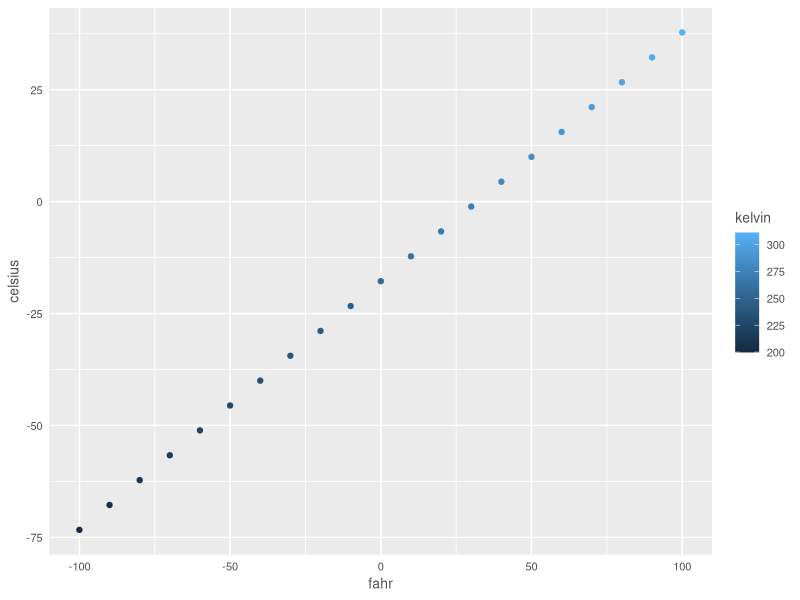
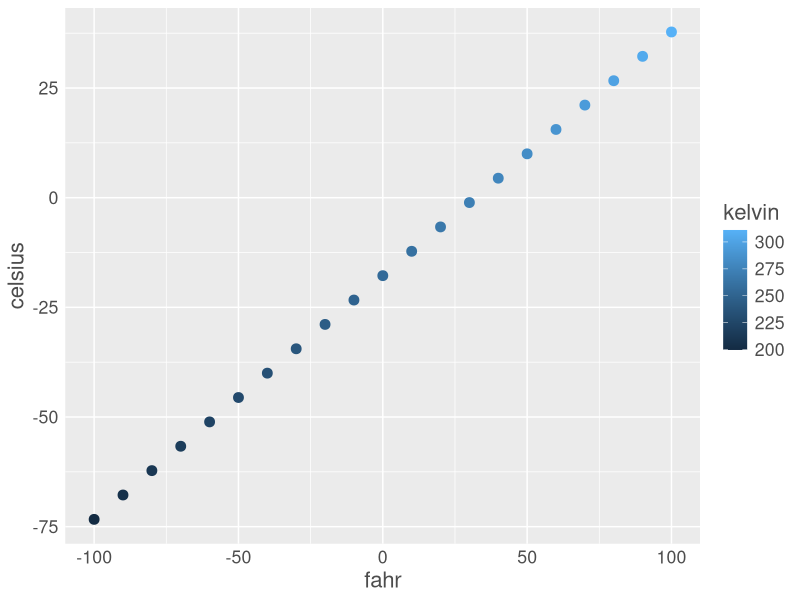

Recreate these plots in R, in order.
## ---- chunk 1
knitr::opts_chunk$set(echo = TRUE)
## ---- chunk 2
airtemps <- c(212, 30.3, 78, 32)

celsius1 <- (airtemps[1]-32)*5/9
celsius2 <- (airtemps[2]-32)*5/9
celsius3 <- (airtemps[3]-32)*5/9
celsius4 <- (airtemps[4]-32)*5/9
## ---- chunk 3
fahr_to_celsius <- function(fahr) {
  celsius <- (fahr-32)*5/9
  return(celsius)
}

celsius5 <- fahr_to_celsius(airtemps[1])
## ---- chunk 4
celsius <- fahr_to_celsius(airtemps)
celsius
## ---- chunk 5
celsius_to_fahr <- function(celsius) {
  fahr <- (celsius*9/5) + 32
  return(fahr)
}

fahr <- celsius_to_fahr(celsius)
fahr == airtemps
## ---- chunk 6
convert_temps <- function(fahr){
  celsius <- (fahr-32)*5/9
  kelvin <- celsius + 273.15
  return(list(fahr=fahr, celsius=celsius, kelvin=kelvin))
}

temp_df <- data.frame(convert_temps(seq(-100, 100, 10)))
temp_df
## ---- chunk 7
custom_theme <- function(base_size = 9) {
  ggplot2:: theme(
    axis.ticks = ggplot2:: element_blank(), 
    text = ggplot2::element_text(family = 'Helvetica', color = 'gray30', size = base_size)
  )
}

library(ggplot2)

ggplot(temp_df, mapping = aes(x=fahr, y=celsius, color=kelvin))+
  geom_point()+
  custom_theme(10)
## ---- chunk 8
scatterplot <- function(df, point_size = 2, font_size=9) {
  ggplot(df, mapping=aes(x=fahr, y=celsius, color=kelvin)) +
    geom_point(size=point_size) +
    custom_theme(font_size)
}

scatterplot(temp_df, point_size = 3, font_size = 16)
